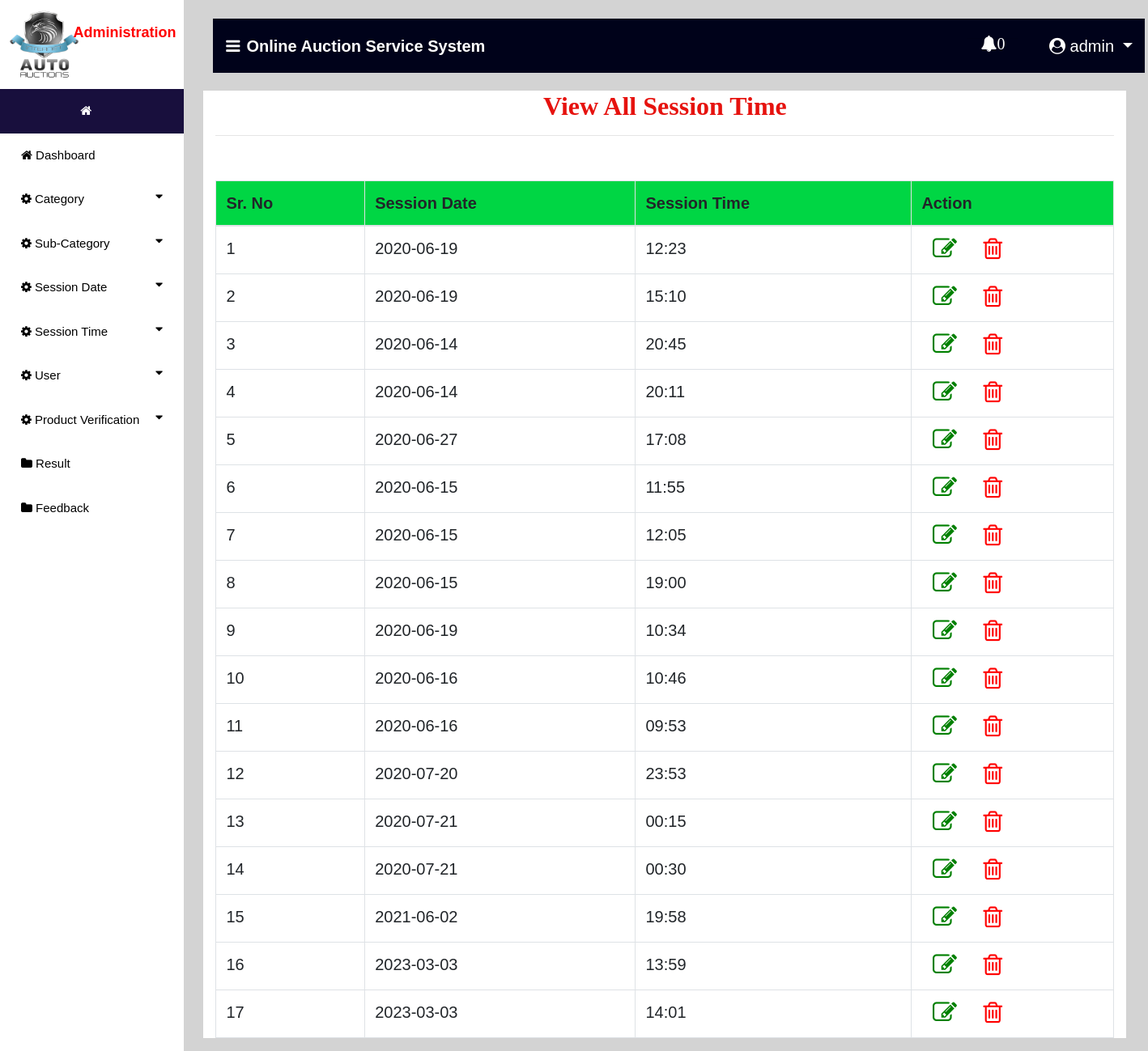
Page /view_session_time (signed in) on the committed database.
### auction/models.py (models this page shows, shortened)
class Session_Time(models.Model):
    date = models.ForeignKey(Session_date,on_delete=models.CASCADE,null=True)
    time = models.CharField(max_length=30,null=True)

class Session_date(models.Model):
    date = models.CharField(max_length=30,null=True)

### auction/views.py (the view)
# urls.py: path('view_session_time', view_session_time, name='view_session_time'),
def view_session_time(request):
    if not request.user.is_staff:
        return redirect('login_user')
    new2 = new()
    count = 0
    if new2:
        count += 1
    user1 = User.objects.get(id=request.user.id)
    pro = ""
    try:
        pro = Bidder.objects.get(user=user1)
        if pro:
            error = "pat"
    except:
        pro = Auction_User.objects.get(user=user1)
    cat = Session_Time.objects.all()
    d = {'error':error,'pro':pro,'data':pro,'time1':cat,'count':count,'new2':new2}
    return render(request,'view_session_time.html',d)

### auction/views.py (called while the page is built)
def new():
    status = Status.objects.get(status="pending")
    new_pro = Product.objects.filter(status=status)
    return new_pro

### auction/templates/view_session_time.html (shortened to what this page needs)
{% extends 'navigation3.html' %}
{% block body1 %}
 <div class="container" style="background:white">
<center><h2 style = "font-family : 'Monotype Corsiva' ; color : #E6120E ; font-weight : bold;margin-top:2%">View All Session Time</h2></center><hr>
<table class="table table-bordered" id="myTable">
  <thead>
  <tr>
    <th>Sr. No</th>
    <th>Session Date</th>
    <th>Session Time</th>
    <th style="width:250px">Action</th>
  </tr>
  </thead>
   <tbody>
{% for i in time1 %}
  <tr>
      <td>{{forloop.counter}}</td>
    <td>{{i.date.date}}</td>
    <td>{{i.time}}</td>
      <td><a href="{% url 'edit_session_time' i.id %}"> <i style="font-size:30px;color:green;margin-left:6%" class="fa fa-edit"></i></a>
          <a href="{% url 'delete_session_time' i.id %}">  <i style="font-size:30px;color:red;margin-left:12%" class="fa fa-trash-o" onclick="return confirm('Are you sure?')"></i></a></td>
  </tr>
   {% endfor %}
    </tbody>
</table>
 </div>
{% endblock %}

### auction/templates/navigation3.html (shortened to what this page needs)
{% extends 'navigation2.html' %}
{% block body %}
<nav class="navbar navbar-expand-lg navbar-light" style="margin-left:2%;margin-top:2%;width:99%;background-color:#00021a">
  <a class="navbar-brand" href="#" style="color:white;font-weight:bold"><i class="fa fa-bars" style="margin-right:8px"></i>Online Auction Service System</a>
  {% if request.user.is_staff %}
     <div class="collapse navbar-collapse nav justify-content-end" id="navbarNavDropdown">
      <li class="nav-item dropdown" style="margin-right:3%;color:white;margin-left:600px">
        <a class="nav-link dropdown" style="margin-left:5%;color:white" href="#" id="navbarDropdown" role="button" data-toggle="dropdown" aria-haspopup="true">
          <i class="fa fa-bell" style="top:0;padding-bottom:10px">{{count}}</i>
        </a>
        <hr>
      </li>
  </div>
     {% endif %}
  <div class="collapse navbar-collapse nav justify-content-end" id="navbarNavDropdown">
      <li class="nav-item dropdown" style="margin-right:3%;color:white">
        <a class="nav-link dropdown-toggle" style="color:white;margin-left:5%" href="#" id="navbarDropdown" role="button" data-toggle="dropdown" aria-haspopup="true" aria-expanded="false">
          <i class="fa fa-user-circle"></i> {{request.user.username}}
        </a>
      </li>
  </div>
 </nav>
{% block body1 %}
{% endblock %}
{% endblock %}

### auction/templates/navigation2.html (style rules this page uses)
thead { background:#00d644; }
body { font-family: "Lato", sans-serif; }
body { margin:0;font-family:Arial }
.dropdown { float:right; }

### rows in the picture
Session_Time: date "2020-06-19", time "12:23"
Session_Time: date "2020-06-19", time "15:10"
Session_Time: date "2020-06-14", time "20:45"
Session_Time: date "2020-06-14", time "20:11"
Session_Time: date "2020-06-27", time "17:08"
Session_Time: date "2020-06-15", time "11:55"
Session_Time: date "2020-06-15", time "12:05"
Session_Time: date "2020-06-15", time "19:00"
Session_Time: date "2020-06-19", time "10:34"
Session_Time: date "2020-06-16", time "10:46"
Session_Time: date "2020-06-16", time "09:53"
Session_Time: date "2020-07-20", time "23:53"
Session_Time: date "2020-07-21", time "00:15"
Session_Time: date "2020-07-21", time "00:30"
Session_Time: date "2021-06-02", time "19:58"
Session_Time: date "2023-03-03", time "13:59"
Session_Time: date "2023-03-03", time "14:01"

### other values in the picture
{{ count }} "0"
{{ request.user.username }} "admin"
